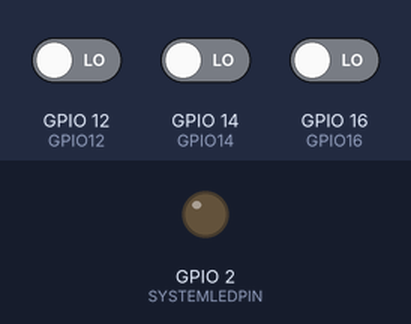
Simulated run of this sketch. Board: ESP8266 (NodeMCU). On the bench: output pins drawn as LEDs (lit = HIGH). The inputs (shaded band) are chosen by the test bench; at power-on: GPIO 12 (GPIO12) LOW, GPIO 14 (GPIO14) LOW, GPIO 16 (GPIO16) LOW. WiFi joins after 1.5 s; servers stay silent unless stated; what the sketch prints to the serial monitor is not drawn.

Above: at 2.7 s.
2.8 s: GPIO 12 (GPIO12) driven HIGH
4.3 s: GPIO 12 (GPIO12) driven LOW
At 6.0 s:
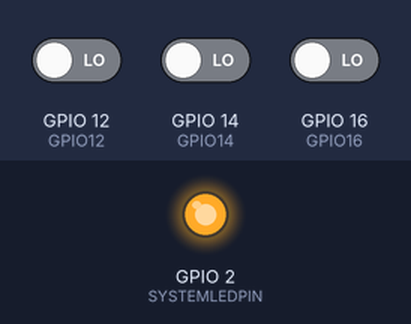
7.3 s: GPIO 14 (GPIO14) driven HIGH
Timing chart, 0 to 10.3 s (numbered marks = the images above; inputs shaded):
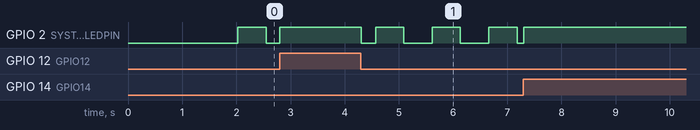

Measured:
- after the input at 4.3 s, GPIO 2 (SYSTEMLEDPIN): HIGH → LOW at once, then repeats every 1.0 s: HIGH 0.52 s, LOW 0.52 s

The sketch:

myWiFi.ino
```cpp
#include <ESP8266WiFi.h>
//************************************************************************//
// DEFINES                                                                //
//************************************************************************//
#define SYSTEMLEDPIN 2
#define GPIO00  0
#define GPIO02  2
#define GPIO04  4
#define GPIO05  5
#define GPIO12  12
#define GPIO13  13
#define GPIO14  14
#define GPIO15  15
#define GPIO16  16
#define OFF 0
#define ON  1
//************************************************************************//
// VARIABLES                                                              //
//************************************************************************//
// WiFi AP features
const char* ssid = "Sunrise_Wi-Fi_42F4FBF";
const char* password = "w2ukrtFvzws4";
//************************************************************************//
// FUNCTIONS PROTOTYPES                                                   //
//************************************************************************//
void systemLed();
void GPIOInit();
//************************************************************************//
// MAIN                                                                   //
//************************************************************************//
void setup() {
  // SERIAL CONSOLE INIT
  Serial.begin(115200);
  // WIFI AP CONNECTION INIT
  Serial.println("Booting...");
  WiFi.mode(WIFI_STA);
  WiFi.begin(ssid, password);
  while (WiFi.waitForConnectResult() != WL_CONNECTED) {
    Serial.println("Connection Failed! Rebooting...");
    delay(5000);
    ESP.restart();
  }
  Serial.println("Ready");
  Serial.print("IP address: ");
  Serial.println(WiFi.localIP());
  // GPIOs Init
  GPIOInit();
}


unsigned char state12 = 0;
unsigned char state14 = 0;
unsigned char state16 = 0;

void loop() {
  //systemLed();  // system Led blink
  state12 = digitalRead(GPIO12);
  state14 = digitalRead(GPIO14);
  state16 = digitalRead(GPIO16);
  if(state12 != 0 || state14 != 0 || state16 != 0){
    digitalWrite(SYSTEMLEDPIN, HIGH);
  }
  else{
    systemLed();
  }
}
//************************************************************************//
// FUNCTIONS                                                              //
//************************************************************************//
// make led system Led blink
void systemLed(){
  static unsigned char state = 0;
  static int counter = 0;
  delay(1);
  if(counter <= 499){
    counter ++;
  }
  else{
    counter = 0;
    state = state ^ 0x01; // change state 0 <--> 1
  }
  if(state == 0){
    digitalWrite(SYSTEMLEDPIN, LOW);
  }
  else{
    digitalWrite(SYSTEMLEDPIN, HIGH);
  }
}

// Init all GPIOs
void GPIOInit(){
  //SYSTEM LED INIT
  pinMode(SYSTEMLEDPIN, OUTPUT);
  // GPIOs init
  pinMode(GPIO12, INPUT);
  pinMode(GPIO14, INPUT);
  pinMode(GPIO16, INPUT);
}
```
